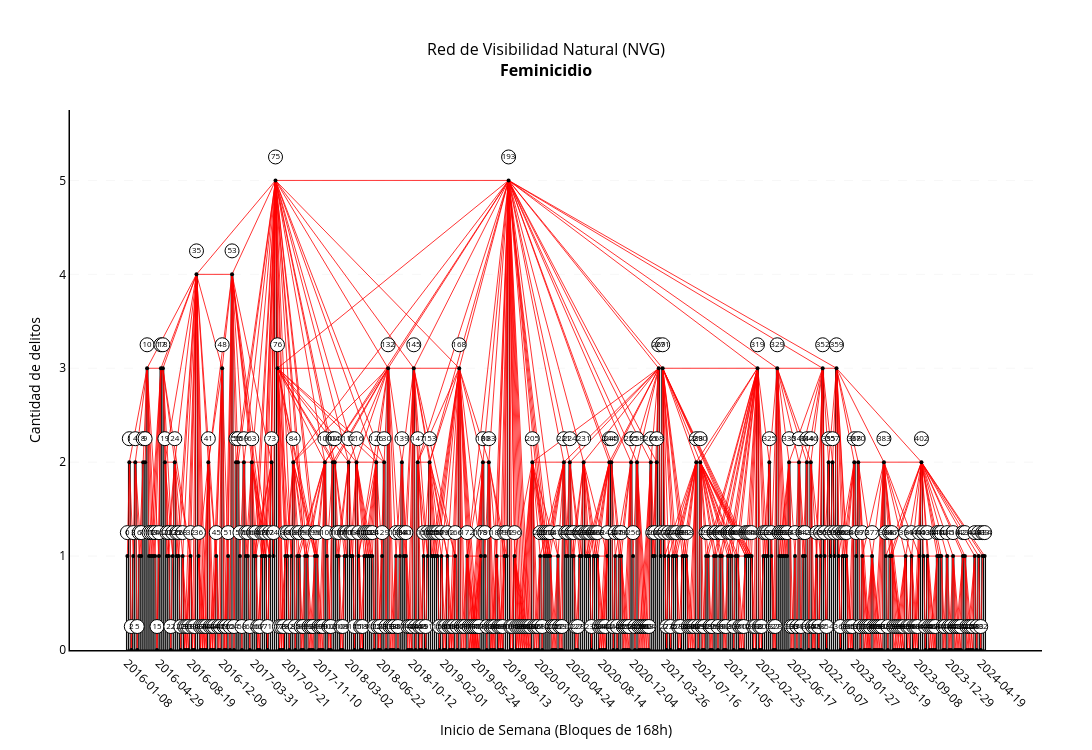

The notebook cell saved with this chart:
### Markdown cell above
<details>
<summary><b>Ejecución: Visualización del Grafo de Visibilidad Natural</b></summary>

<br>

Invoca `plot_visibility_graph_from_network` sobre el grafo compilado `visibility_graph` para proyectar las interconexiones de visibilidad sobre la serie cronológica.

**Variables de entrada**
* **`visibility_graph`** (`nx.Graph`): Red compleja generada con aristas y atributos.
* **`TARGET_CRIME`** (`str`): Constante global con el nombre del delito en estudio.

</details>

### Code cell
# [EJECUCIÓN] Renderizado del Grafo de Visibilidad Natural (NVG)
# INPUT:  visibility_graph (nx.Graph), TARGET_CRIME (str)
# OUTPUT: None (despliegue en output)

try:
    fig_nvg = plot_visibility_graph_from_network(global_visibility_graph, TARGET_CRIME)
    fig_nvg.show()
except Exception as err:
    logger.error(f"Error al renderizar el grafo de visibilidad: {err}")

### Figure 1 — Plotly figure (JSON) as saved in the notebook; plotly's stock layout.template omitted (floating-point values rounded to 4 significant figures; data arrays with more than 128 entries replaced by an {"elided": "..."} marker saying what was removed)
{"data": [{"marker": {"color": "white", "line": {"color": "black", "width": 1}}, "name": "Serie Temporal", "type": "bar", "x": {"elided": "435 str values"}, "y": {"elided": "435 int values"}}, {"hoverinfo": "none", "line": {"color": "red", "width": 0.8}, "mode": "lines", "name": "Visibilidad", "type": "scatter", "x": {"elided": "3630 str values"}, "y": {"elided": "3630 int values"}}, {"hoverinfo": "skip", "marker": {"color": "black", "size": 4}, "mode": "markers", "name": "Cúspides", "type": "scatter", "x": {"elided": "435 str values"}, "y": {"elided": "435 int values"}}, {"marker": {"color": "white", "line": {"color": "black", "width": 1}, "size": 14, "symbol": "circle"}, "mode": "markers+text", "name": "Nodos", "text": {"elided": "435 str values"}, "textfont": {"color": "black", "size": 8}, "textposition": "middle center", "type": "scatter", "x": {"elided": "435 str values"}, "y": {"elided": "435 float values"}}], "layout": {"bargap": 0.1, "height": 750, "margin": {"b": 100, "l": 70, "r": 50, "t": 110}, "paper_bgcolor": "white", "plot_bgcolor": "white", "showlegend": false, "title": {"font": {"color": "black", "size": 16}, "text": "Red de Visibilidad Natural (NVG)<br><b>Feminicidio</b>", "x": 0.5, "xanchor": "center"}, "width": 1300, "xaxis": {"color": "black", "linecolor": "black", "linewidth": 1.5, "showline": true, "tickangle": 45, "tickformat": "%Y-%m-%d", "tickmode": "array", "tickvals": ["2016-01-08T00:00:00", "2016-04-29T00:00:00", "2016-08-19T00:00:00", "2016-12-09T00:00:00", "2017-03-31T00:00:00", "2017-07-21T00:00:00", "2017-11-10T00:00:00", "2018-03-02T00:00:00", "2018-06-22T00:00:00", "2018-10-12T00:00:00", "2019-02-01T00:00:00", "2019-05-24T00:00:00", "2019-09-13T00:00:00", "2020-01-03T00:00:00", "2020-04-24T00:00:00", "2020-08-14T00:00:00", "2020-12-04T00:00:00", "2021-03-26T00:00:00", "2021-07-16T00:00:00", "2021-11-05T00:00:00", "2022-02-25T00:00:00", "2022-06-17T00:00:00", "2022-10-07T00:00:00", "2023-01-27T00:00:00", "2023-05-19T00:00:00", "2023-09-08T00:00:00", "2023-12-29T00:00:00", "2024-04-19T00:00:00"], "title": {"text": "Inicio de Semana (Bloques de 168h)"}}, "yaxis": {"color": "black", "gridcolor": "lightgrey", "griddash": "dash", "gridwidth": 0.2, "linecolor": "black", "linewidth": 1.5, "range": [0, 5.75], "showgrid": true, "showline": true, "title": {"text": "Cantidad de delitos"}}}}
